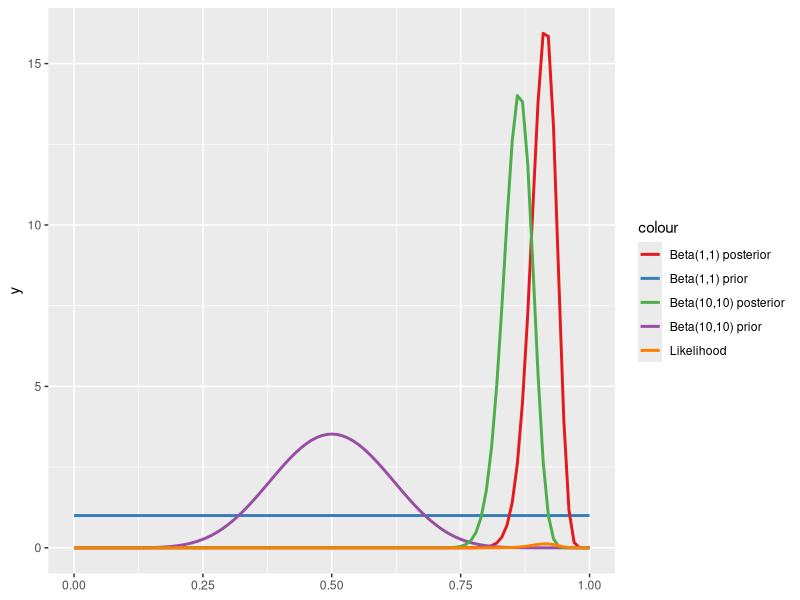

Here is the R script that generated this plot:
## ---- chunk 1
mle <- 118/129
n <- 129
z <- 1.96
se = sqrt(mle*(1-mle)/n)
c(mle-z*se, mle+z*se)
## ---- chunk 2
p <- c(0.05, 0.95)
qbeta(p = p, shape1 = 119, shape2 = 12)
## ---- chunk 3
library(ggplot2)

n <- 129
y <- 118

data = data.frame(theta=seq(0, 1, by=0.001))
likelihood = function(theta){
  choose(n,y)*(theta^y)*(1-theta)^(n-y)
}

ggplot(data=data) + scale_colour_brewer(palette = "Set1") +
  stat_function(fun=dbeta, args=c(1,1), 
                aes(color="Beta(1,1) prior"), size=1) +
  stat_function(fun=dbeta, args=c(y+1,n-y+1),
                aes(color="Beta(1,1) posterior"), size=1) + 
  stat_function(fun=dbeta, args=c(10,10), 
                aes(color="Beta(10,10) prior"), size=1) +
  stat_function(fun=dbeta, args=c(y+10,n-y+10),
                aes(color="Beta(10,10) posterior"), size=1) + 
  stat_function(fun=likelihood, aes(color="Likelihood"), size=1)
